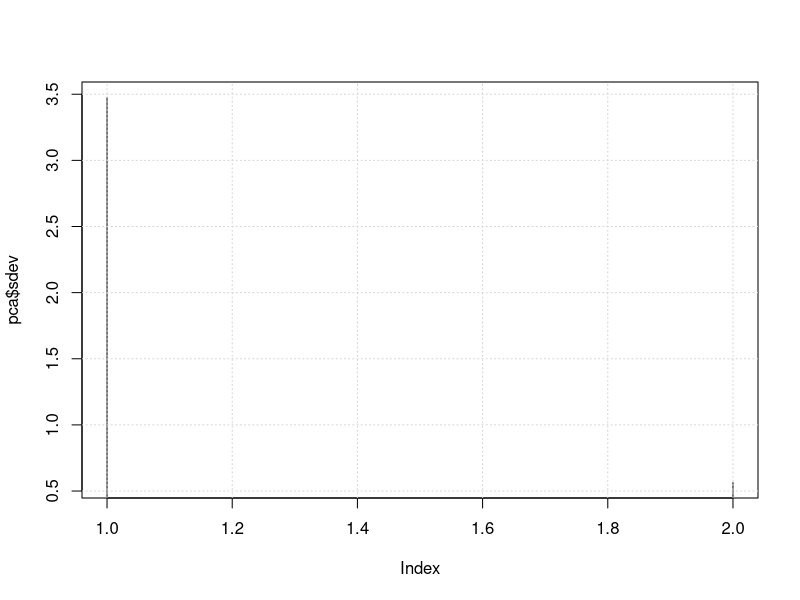

Recreate this plot in R.
arr <- matrix(c(
  126, 38,
  128, 40,
  128, 42,
  130, 42,
  130, 44,
  132, 46
), ncol = 2, byrow = TRUE)
# prcomp centers the columns and uses sample variance, matching sklearn PCA defaults # nolint
pca <- prcomp(arr, center = TRUE, scale. = FALSE)
# The first principal component scores (equivalent to arr_pca)
arr_pca <- pca$x[, 1, drop = FALSE]
# sklearn stores components as rows; prcomp stores them as columns
components <- t(pca$rotation[, 1, drop = FALSE])
# Variances and proportion of variance explained
explained_variance <- pca$sdev[1]^2
explained_variance_ratio <- explained_variance / sum(pca$sdev^2)
plot(pca$sdev, type = "h")
grid()
cat("pca.components_.shape ", paste(dim(components), collapse = " "), "\n")
cat("pca.components_ ", components, "\n")
cat("pca.explained_variance_ ", explained_variance, "\n")
cat("pca.explained_variance_ratio_ ", explained_variance_ratio, "\n")
